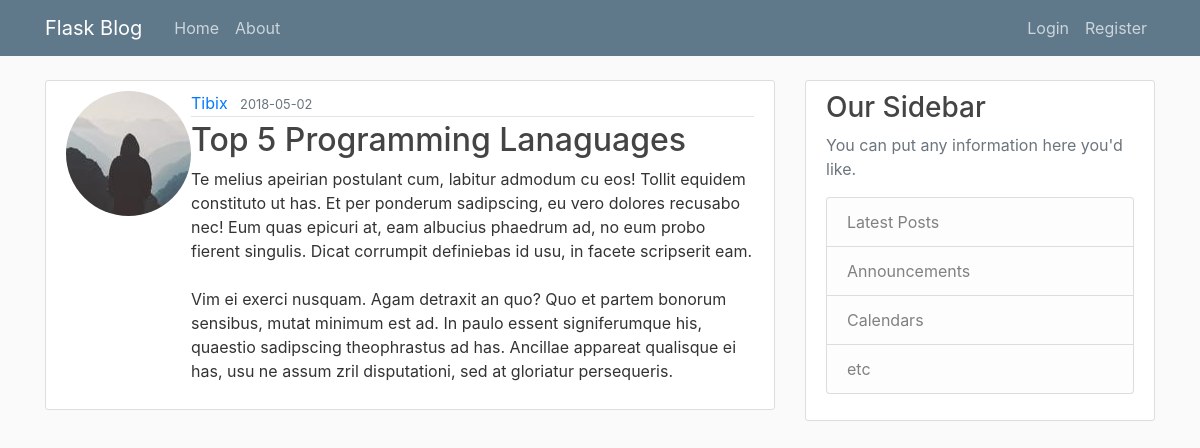
The page /post/5 on the database its author committed.
### flaskblog/models.py (models this page shows, shortened)
class User(db.Model, UserMixin):
    id = db.Column(db.Integer, primary_key=True)
    username = db.Column(db.String(20), unique=True, nullable=False)
    email = db.Column(db.String(120), unique=True, nullable=False)
    image_file = db.Column(db.String(20), nullable=False, default='default.jpg')
    password = db.Column(db.String(60),nullable=False)
    posts = db.relationship('Post', backref='author', lazy=True)

class Post(db.Model):
    id = db.Column(db.Integer, primary_key=True)
    title = db.Column(db.String(100), nullable=False)
    date_posted = db.Column(db.DateTime, nullable=False, default=datetime.utcnow)
    content = db.Column(db.Text, nullable=False)
    user_id = db.Column(db.Integer, db.ForeignKey('user.id'), nullable=False)

### flaskblog/routes.py (the view)
@app.route('/post/<int:post_id>', methods=['GET', 'POST'])
def post(post_id):
    post = Post.query.get_or_404(post_id)
    return render_template('post.html', title='post.title', post=post)

### flaskblog/templates/post.html (shortened to what this page needs)
{% extends "layout.html" %}
{% block content %}
    <article class="media content-section">
        <img class="rounded-circle article-image" src=" {{ url_for('static', filename='profile_pics/' + post.author.image_file) }}">
        <div class="media-body">
            <div class="article-metadata">
                <a class="mr-2" href="{{ url_for('user_posts', username=post.author.username) }}">{{ post.author.username }}</a>
                <small class="text-muted">{{ post.date_posted.strftime('%Y-%m-%d') }}</small>
            </div>
            <h2 class="article-title">{{ post.title }}</h2>
            <p class="article-content">{{ post.content }}</p>
        </div>
    </article>
{% endblock content %}

### flaskblog/static/main.css (style rules this page uses)
body { background: #fafafa; color: #333333; margin-top: 5rem; }
h1, h2, h3, h4, h5, h6 { color: #444444; }
.content-section { background: #ffffff; padding: 10px 20px; border: 1px solid #dddddd; border-radius: 3px; margin-bottom: 20px; }
.article-title { color: #444444; }
.article-content { white-space: pre-line; }
.article-metadata { padding-bottom: 1px; margin-bottom: 4px; border-bottom: 1px solid #e3e3e3 }

### rows shown on the page
User: image_file (picture), author.username "Tibix"
Post: date_posted "2018-05-02", title "Top 5 Programming Lanaguages", content "Te melius apeirian postulant cum, labitur admodum cu eos! Tollit equidem constituto ut has. Et per ponderum sadipscing, eu vero dolores recusabo nec! Eum quas epicuri at, eam albucius phaedrum ad, no eum probo fierent singulis. Dicat corrumpit definiebas id usu, in facete scripserit eam. Vim ei exerci nusquam. Agam detraxit an quo? Quo et partem bonorum sensibus, mutat minimum est ad. In paulo essent signiferumque his, quaestio sadipscing theophrastus ad has. Ancillae appareat qualisque ei has, usu ne assum zril disputationi, sed at gloriatur persequeris."
